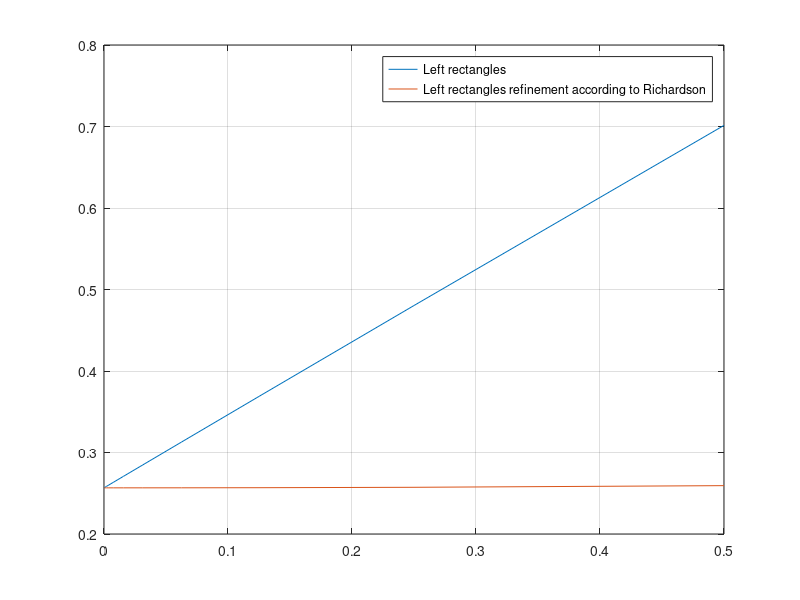
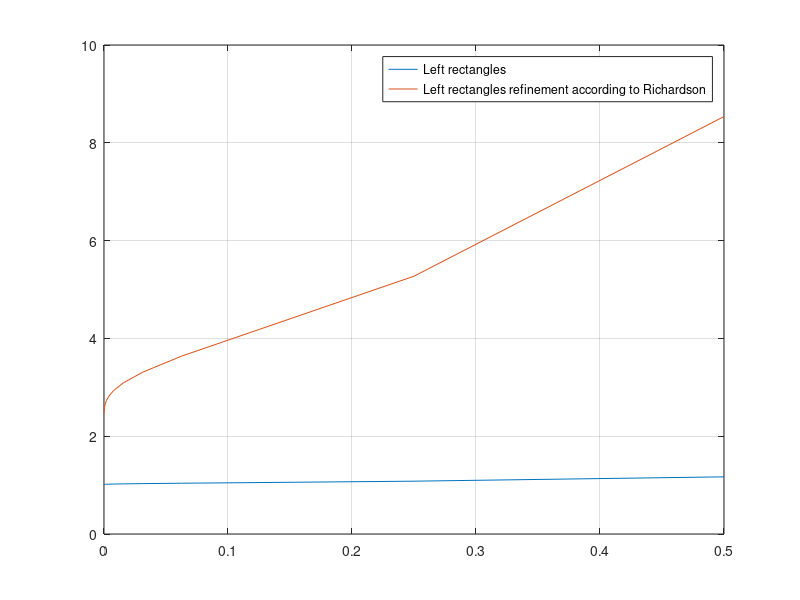

Write MATLAB code to recreate these figures, in order.
function Lab5_2()
  left = 1;
  right = 5;
  h = 1;
  N = 15;
  int = -cos(right) + cos(left);
  int_left_rect = zeros(N, 1);
   
  for i = 1:N
    h = h / 2;
    h
    for x = left:h:right - h
      int_left_rect(i) = int_left_rect(i) + left_rectangle(x, x + h);
    endfor 
    m(i) = log(abs(int - int_left_rect(i))) / log(h);
    if i != 1
      
      c(i - 1) = abs(int_left_rect(i) - int_left_rect(i - 1)) / h_print(i - 1) * 2;
      int_rich(i - 1) = (2 * int_left_rect(i) - int_left_rect(i - 1));
      beta(i - 1) = log(abs(int - int_rich(i - 1))) / log(h_print(i - 1));
      
      h_draw(i - 1) = h_print(i - 1);
    endif
    
    h_print(i) = h;
  endfor
  
  plot(h_print, int_left_rect, ";Left rectangles;");
  hold on;
  grid on;
  plot(h_draw, int_rich, ";Left rectangles refinement according to Richardson;");
  
  hold off;
  figure(2);
  plot(h_print, m, ";Left rectangles;");
  hold on;
  grid on;
  plot(h_draw, beta, ";Left rectangles refinement according to Richardson;");
  hold off;
  c
endfunction

function [ans] = left_rectangle(a, b)
  ans = (b - a) * sin(a);
endfunction

